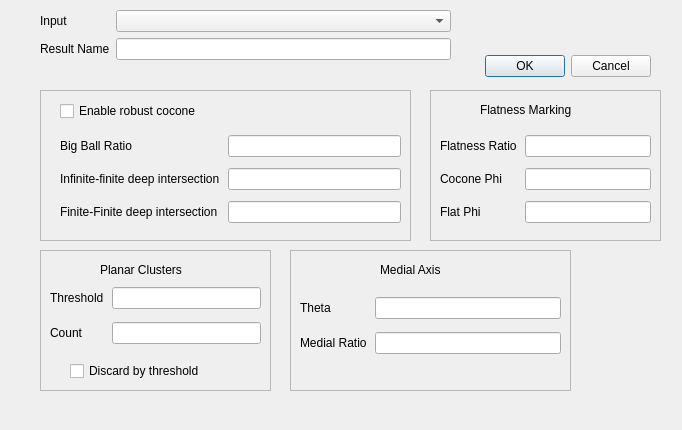
<?xml version="1.0" encoding="UTF-8"?>
<ui version="4.0">
 <class>SkeletonizationDialog</class>
 <widget class="QDialog" name="SkeletonizationDialog">
  <property name="geometry">
   <rect>
    <x>0</x>
    <y>0</y>
    <width>682</width>
    <height>430</height>
   </rect>
  </property>
  <property name="windowTitle">
   <string>Skeletonization</string>
  </property>
  <widget class="QDialogButtonBox" name="buttonBox">
   <property name="geometry">
    <rect>
     <x>470</x>
     <y>50</y>
     <width>181</width>
     <height>32</height>
    </rect>
   </property>
   <property name="orientation">
    <enum>Qt::Horizontal</enum>
   </property>
   <property name="standardButtons">
    <set>QDialogButtonBox::Cancel|QDialogButtonBox::Ok</set>
   </property>
  </widget>
  <widget class="QFrame" name="CoconFrame">
   <property name="geometry">
    <rect>
     <x>40</x>
     <y>90</y>
     <width>371</width>
     <height>151</height>
    </rect>
   </property>
   <property name="frameShape">
    <enum>QFrame::StyledPanel</enum>
   </property>
   <property name="frameShadow">
    <enum>QFrame::Raised</enum>
   </property>
   <widget class="QCheckBox" name="RobustCoconeCheckbox">
    <property name="geometry">
     <rect>
      <x>20</x>
      <y>10</y>
      <width>341</width>
      <height>22</height>
     </rect>
    </property>
    <property name="text">
     <string>Enable robust cocone</string>
    </property>
   </widget>
   <widget class="QWidget" name="gridLayoutWidget">
    <property name="geometry">
     <rect>
      <x>20</x>
      <y>40</y>
      <width>341</width>
      <height>101</height>
     </rect>
    </property>
    <layout class="QGridLayout" name="gridLayout">
     <property name="horizontalSpacing">
      <number>8</number>
     </property>
     <item row="0" column="1">
      <widget class="QLineEdit" name="BigBallEdit"/>
     </item>
     <item row="1" column="0">
      <widget class="QLabel" name="outputFile">
       <property name="text">
        <string>Infinite-finite deep intersection</string>
       </property>
      </widget>
     </item>
     <item row="1" column="1">
      <widget class="QLineEdit" name="InfiniteFiniteEdit"/>
     </item>
     <item row="0" column="0">
      <widget class="QLabel" name="iterationsLabel">
       <property name="text">
        <string>Big Ball Ratio</string>
       </property>
      </widget>
     </item>
     <item row="2" column="1">
      <widget class="QLineEdit" name="FiniteFiniteEdit"/>
     </item>
     <item row="2" column="0">
      <widget class="QLabel" name="label">
       <property name="text">
        <string>Finite-Finite deep intersection</string>
       </property>
      </widget>
     </item>
    </layout>
   </widget>
  </widget>
  <widget class="QFrame" name="FlatnessFrame">
   <property name="geometry">
    <rect>
     <x>430</x>
     <y>90</y>
     <width>231</width>
     <height>151</height>
    </rect>
   </property>
   <property name="frameShape">
    <enum>QFrame::StyledPanel</enum>
   </property>
   <property name="frameShadow">
    <enum>QFrame::Raised</enum>
   </property>
   <widget class="QWidget" name="gridLayoutWidget_2">
    <property name="geometry">
     <rect>
      <x>10</x>
      <y>40</y>
      <width>211</width>
      <height>101</height>
     </rect>
    </property>
    <layout class="QGridLayout" name="gridLayout_2">
     <property name="horizontalSpacing">
      <number>8</number>
     </property>
     <item row="0" column="1">
      <widget class="QLineEdit" name="FlatnessEdit"/>
     </item>
     <item row="1" column="0">
      <widget class="QLabel" name="outputFile_2">
       <property name="text">
        <string>Cocone Phi</string>
       </property>
      </widget>
     </item>
     <item row="1" column="1">
      <widget class="QLineEdit" name="CoconePhiEdit"/>
     </item>
     <item row="2" column="1">
      <widget class="QLineEdit" name="FlatPhiEdit"/>
     </item>
     <item row="2" column="0">
      <widget class="QLabel" name="label_2">
       <property name="text">
        <string>Flat Phi</string>
       </property>
      </widget>
     </item>
     <item row="0" column="0">
      <widget class="QLabel" name="iterationsLabel_2">
       <property name="text">
        <string>Flatness Ratio</string>
       </property>
      </widget>
     </item>
    </layout>
   </widget>
   <widget class="QLabel" name="label_3">
    <property name="geometry">
     <rect>
      <x>50</x>
      <y>10</y>
      <width>121</width>
      <height>20</height>
     </rect>
    </property>
    <property name="text">
     <string>Flatness Marking</string>
    </property>
   </widget>
  </widget>
  <widget class="QFrame" name="PlanarClustersFrame">
   <property name="geometry">
    <rect>
     <x>40</x>
     <y>250</y>
     <width>231</width>
     <height>141</height>
    </rect>
   </property>
   <property name="frameShape">
    <enum>QFrame::StyledPanel</enum>
   </property>
   <property name="frameShadow">
    <enum>QFrame::Raised</enum>
   </property>
   <widget class="QWidget" name="gridLayoutWidget_3">
    <property name="geometry">
     <rect>
      <x>10</x>
      <y>30</y>
      <width>211</width>
      <height>71</height>
     </rect>
    </property>
    <layout class="QGridLayout" name="gridLayout_3">
     <property name="horizontalSpacing">
      <number>8</number>
     </property>
     <item row="0" column="1">
      <widget class="QLineEdit" name="ThresholdEdit"/>
     </item>
     <item row="1" column="0">
      <widget class="QLabel" name="outputFile_3">
       <property name="text">
        <string>Count</string>
       </property>
      </widget>
     </item>
     <item row="1" column="1">
      <widget class="QLineEdit" name="CountEdit"/>
     </item>
     <item row="0" column="0">
      <widget class="QLabel" name="iterationsLabel_3">
       <property name="text">
        <string>Threshold</string>
       </property>
      </widget>
     </item>
    </layout>
   </widget>
   <widget class="QLabel" name="label_4">
    <property name="geometry">
     <rect>
      <x>60</x>
      <y>10</y>
      <width>121</width>
      <height>20</height>
     </rect>
    </property>
    <property name="text">
     <string>Planar Clusters</string>
    </property>
   </widget>
   <widget class="QCheckBox" name="DiscardThresholdCheckbox">
    <property name="geometry">
     <rect>
      <x>30</x>
      <y>110</y>
      <width>171</width>
      <height>22</height>
     </rect>
    </property>
    <property name="text">
     <string>Discard by threshold</string>
    </property>
   </widget>
  </widget>
  <widget class="QFrame" name="MedialAxisFrame">
   <property name="geometry">
    <rect>
     <x>290</x>
     <y>250</y>
     <width>281</width>
     <height>141</height>
    </rect>
   </property>
   <property name="frameShape">
    <enum>QFrame::StyledPanel</enum>
   </property>
   <property name="frameShadow">
    <enum>QFrame::Raised</enum>
   </property>
   <widget class="QWidget" name="gridLayoutWidget_4">
    <property name="geometry">
     <rect>
      <x>10</x>
      <y>40</y>
      <width>261</width>
      <height>71</height>
     </rect>
    </property>
    <layout class="QGridLayout" name="gridLayout_4">
     <property name="horizontalSpacing">
      <number>8</number>
     </property>
     <item row="0" column="1">
      <widget class="QLineEdit" name="ThetaEdit"/>
     </item>
     <item row="1" column="0">
      <widget class="QLabel" name="outputFile_4">
       <property name="text">
        <string>Medial Ratio</string>
       </property>
      </widget>
     </item>
     <item row="1" column="1">
      <widget class="QLineEdit" name="MedialRatioEdit"/>
     </item>
     <item row="0" column="0">
      <widget class="QLabel" name="iterationsLabel_4">
       <property name="text">
        <string>Theta</string>
       </property>
      </widget>
     </item>
    </layout>
   </widget>
   <widget class="QLabel" name="label_5">
    <property name="geometry">
     <rect>
      <x>90</x>
      <y>10</y>
      <width>121</width>
      <height>20</height>
     </rect>
    </property>
    <property name="text">
     <string>Medial Axis</string>
    </property>
   </widget>
  </widget>
  <widget class="QWidget" name="formLayoutWidget">
   <property name="geometry">
    <rect>
     <x>40</x>
     <y>10</y>
     <width>411</width>
     <height>71</height>
    </rect>
   </property>
   <layout class="QFormLayout" name="formLayout">
    <item row="0" column="1">
     <widget class="QComboBox" name="GeometryList"/>
    </item>
    <item row="0" column="0">
     <widget class="QLabel" name="label_6">
      <property name="text">
       <string>Input</string>
      </property>
     </widget>
    </item>
    <item row="1" column="0">
     <widget class="QLabel" name="label_7">
      <property name="text">
       <string>Result Name</string>
      </property>
     </widget>
    </item>
    <item row="1" column="1">
     <widget class="QLineEdit" name="ResultEdit"/>
    </item>
   </layout>
  </widget>
 </widget>
 <resources/>
 <connections>
  <connection>
   <sender>buttonBox</sender>
   <signal>accepted()</signal>
   <receiver>SkeletonizationDialog</receiver>
   <slot>accept()</slot>
   <hints>
    <hint type="sourcelabel">
     <x>248</x>
     <y>254</y>
    </hint>
    <hint type="destinationlabel">
     <x>157</x>
     <y>274</y>
    </hint>
   </hints>
  </connection>
  <connection>
   <sender>buttonBox</sender>
   <signal>rejected()</signal>
   <receiver>SkeletonizationDialog</receiver>
   <slot>reject()</slot>
   <hints>
    <hint type="sourcelabel">
     <x>316</x>
     <y>260</y>
    </hint>
    <hint type="destinationlabel">
     <x>286</x>
     <y>274</y>
    </hint>
   </hints>
  </connection>
 </connections>
</ui>
